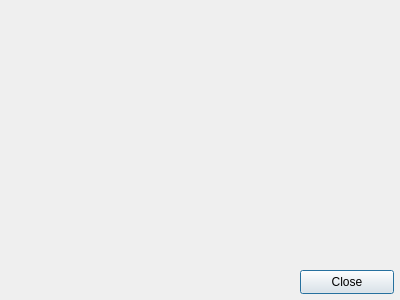
<?xml version="1.0" encoding="UTF-8"?>
<ui version="4.0">
 <class>ImageViewDialog</class>
 <widget class="QDialog" name="ImageViewDialog">
  <property name="geometry">
   <rect>
    <x>0</x>
    <y>0</y>
    <width>400</width>
    <height>300</height>
   </rect>
  </property>
  <property name="windowTitle">
   <string>ImageViewDialog</string>
  </property>
  <widget class="QLabel" name="imgView">
   <property name="geometry">
    <rect>
     <x>10</x>
     <y>10</y>
     <width>381</width>
     <height>251</height>
    </rect>
   </property>
   <property name="text">
    <string/>
   </property>
  </widget>
  <widget class="QPushButton" name="pushButton">
   <property name="geometry">
    <rect>
     <x>300</x>
     <y>270</y>
     <width>94</width>
     <height>24</height>
    </rect>
   </property>
   <property name="text">
    <string>Close</string>
   </property>
  </widget>
 </widget>
 <resources/>
 <connections/>
</ui>
